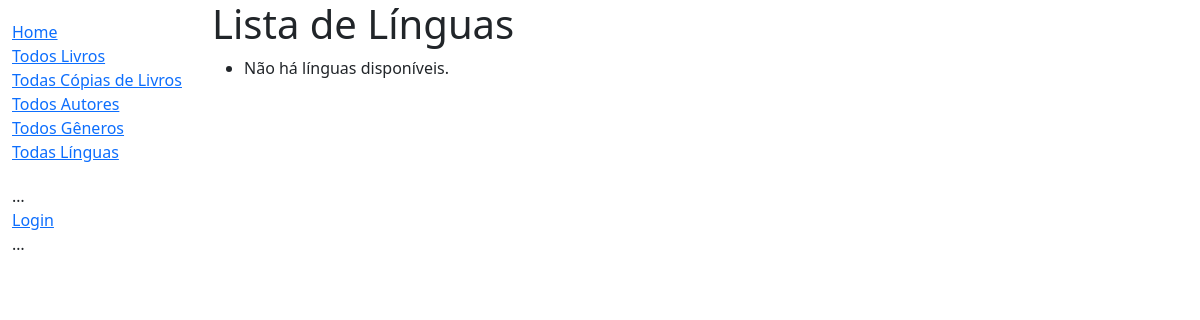
The app's page /acervo/linguas/, older data.
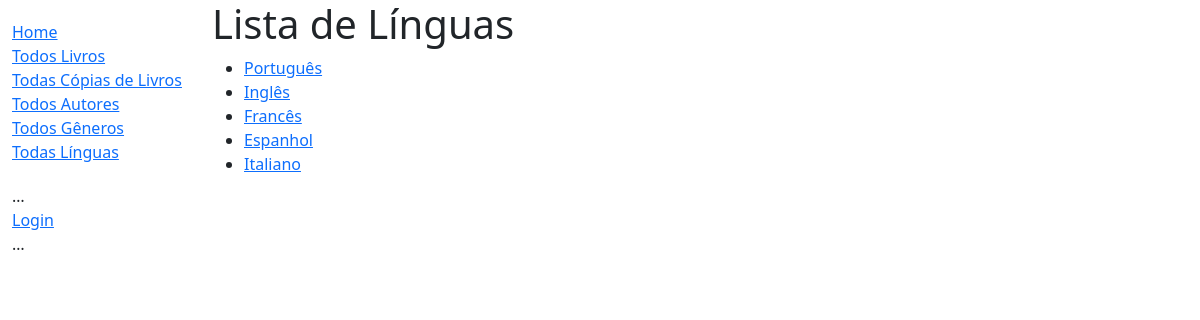
The same page, newer data.
### acervo/models.py (models this page shows)
class Lingua(models.Model):
    nome = models.CharField(max_length=200,
                            unique=True,
                            help_text="Língua em que o livro está escrito")
    def get_absolute_url(self):
        return reverse('detalhe-lingua', args=[str(self.id)])
    def __str__(self):
        return self.nome

### acervo/views.py (the view)
# urls.py: path('linguas/', views.LinguaListView.as_view(), name='linguas'),
class LinguaListView(generic.ListView):
    model = Lingua
    context_object_name = 'lista_linguas'
    template_name = 'acervo/lista_linguas.html'
    paginate_by = 10

### acervo/templates/acervo/lista_linguas.html
{% extends "base_generic.html" %}
{% block content %}
<h1>Lista de Línguas</h1>
<ul>
  {% for lingua in lista_linguas %}
  <li>
    <a href="{{ lingua.get_absolute_url }}">{{ lingua }}</a>
  </li>
  {% empty %}
  <li>Não há línguas disponíveis.</li>
  {% endfor %}
</ul>
{% endblock %}

Row changes from the older to the newer data that the page shows:
added Lingua: nome "Português"
added Lingua: nome "Inglês"
added Lingua: nome "Francês"
added Lingua: nome "Espanhol"
added Lingua: nome "Italiano"
Text that changed along with them:
text no longer shown: "Não há línguas disponíveis."
